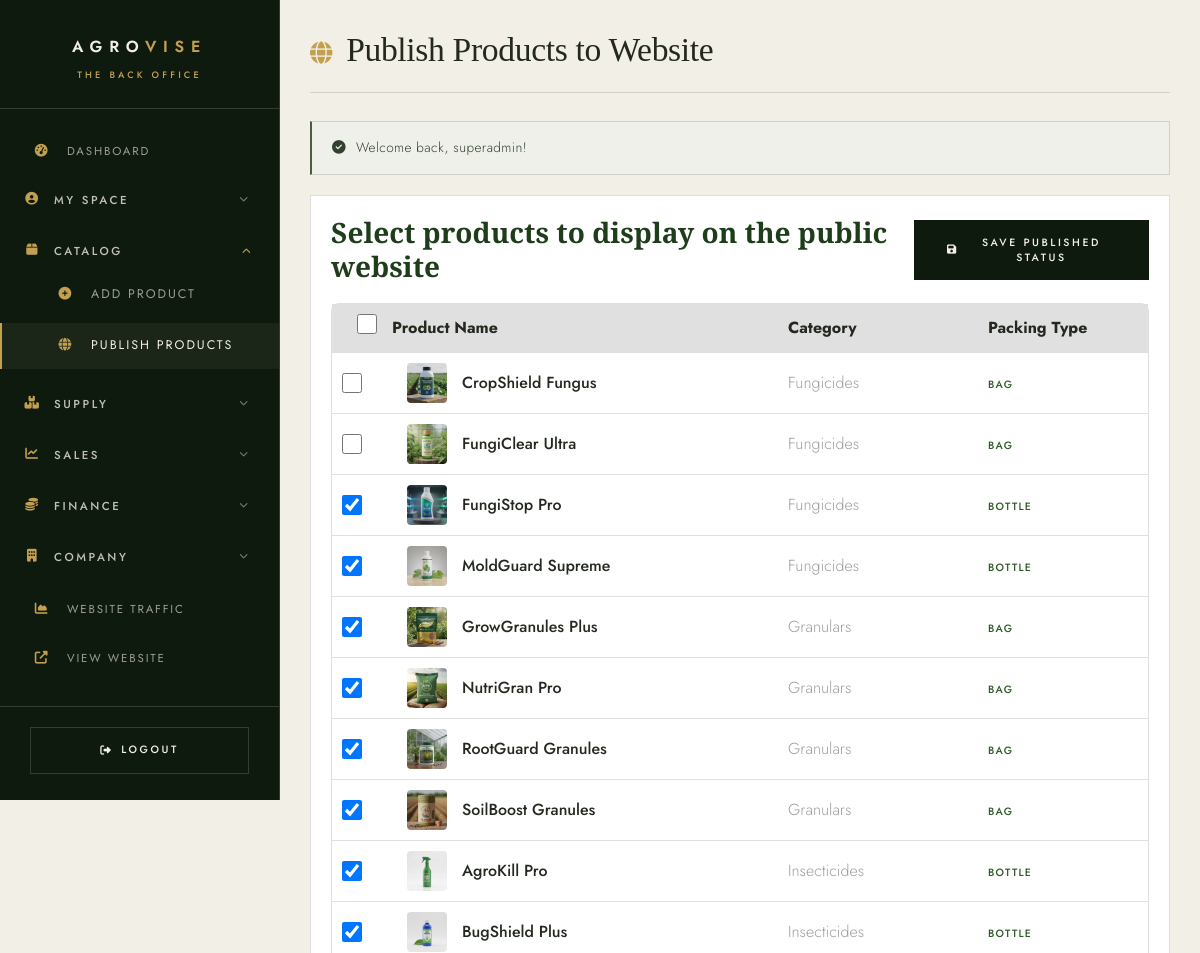
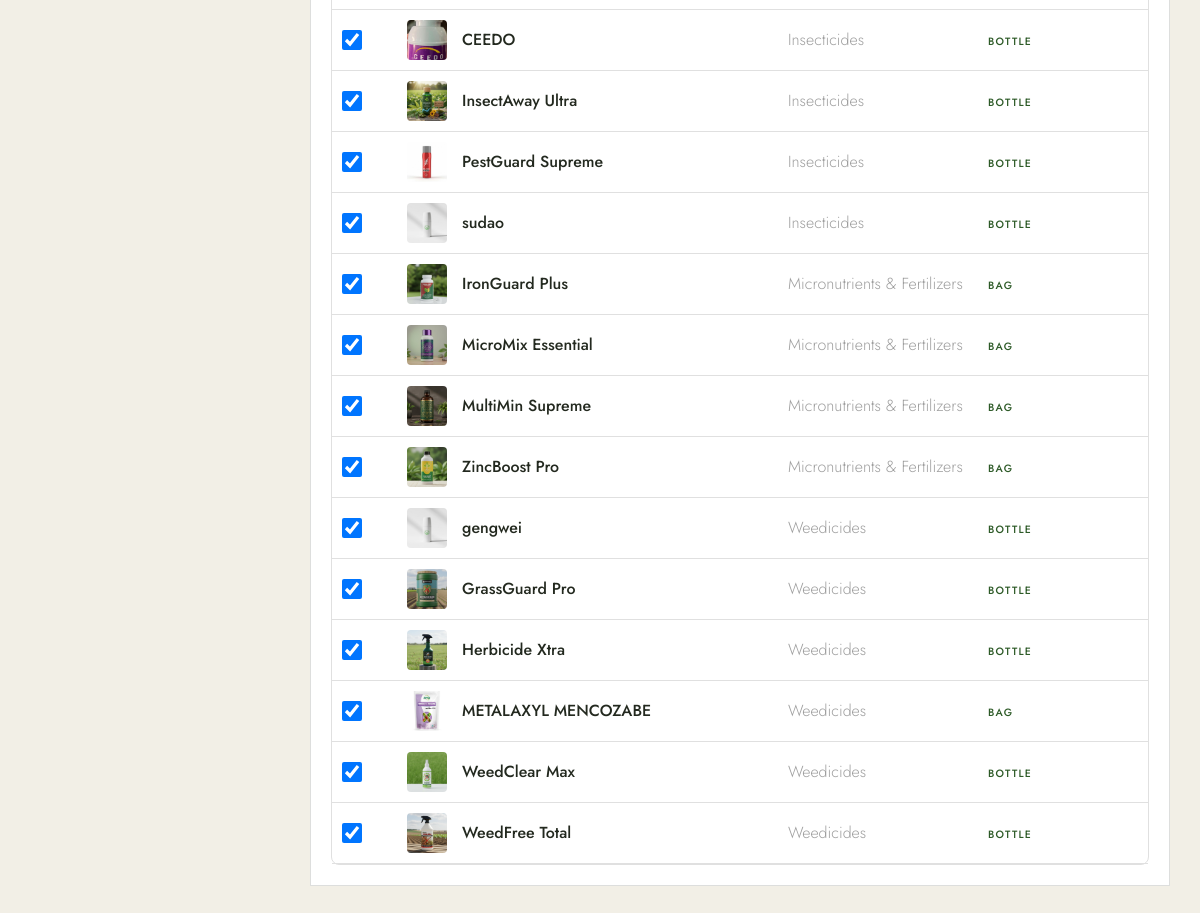
/admin/publish-products.php (signed in), run on the app's committed database (2 pictures, top to bottom).
### tables this page shows
CREATE TABLE `products` (
  `id` int NOT NULL AUTO_INCREMENT,
  `name` varchar(255) DEFAULT NULL,
  `category` varchar(100) DEFAULT NULL,
  `image` varchar(255) DEFAULT NULL,
  `created_at` timestamp NULL DEFAULT CURRENT_TIMESTAMP,
  `date_added` timestamp NULL DEFAULT CURRENT_TIMESTAMP,
  `packing_type` enum('Bottle','Bag','None') DEFAULT 'None',
  `avg_packs_per_carton` int DEFAULT '0',
  `is_published` tinyint(1) DEFAULT '0',
  PRIMARY KEY (`id`)
);

### includes/functions.php (called while the page is built, shortened)
<?php
function getProductImagePath($imageName, $baseDir = '..') {
    if (file_exists($baseDir . '/uploads/' . basename($imageName))) {
        return $baseDir . '/uploads/' . basename($imageName);
    }
    if (file_exists($baseDir . '/assets/images/' . $imageName)) {
        return $baseDir . '/assets/images/' . $imageName;
    }
    return $baseDir . '/assets/images/placeholder-product.jpg';
}
function getCategoryName($category) {
    $names = [
        'insecticides' => 'Insecticides',
        'weedicides' => 'Weedicides',
        'fungicides' => 'Fungicides',
        'granulars' => 'Granulars',
        'micronutrients' => 'Micronutrients & Fertilizers'
    ];
    return $names[$category] ?? ucfirst($category);
}
function getFlashMessage() {
    if (isset($_SESSION['flash'])) {
        $flash = $_SESSION['flash'];
        return $flash;
    }
    return null;
}
function sanitize($input) {
    return htmlspecialchars(trim($input ?? ''), ENT_QUOTES, 'UTF-8');
}
?>

### admin/publish-products.php (the view, shortened to what this page needs)
<?php
require_once '../includes/functions.php';
$conn = getDBConnection();
$stmt = $conn->query("SELECT * FROM products ORDER BY category, name");
$products = $stmt->fetchAll();
$flash = getFlashMessage();
?>
<!DOCTYPE html>
<html lang="en">
<head>
    <link rel="stylesheet" href="https://cdnjs.cloudflare.com/ajax/libs/font-awesome/6.4.0/css/all.min.css">
    <link rel="stylesheet" href="../assets/css/style.css?v=ed3">
</head>
<body class="admin-body">
    <div class="admin-wrapper">
        <?php require __DIR__ . '/../includes/admin-sidebar.php'; ?>
        <main class="admin-main">
            <div class="admin-header">
                <h1><i class="fas fa-globe"></i> Publish Products to Website</h1>
            </div>
            <?php if ($flash): ?>
            <div class="alert alert-<?php echo $flash['type']; ?>">
                <i class="fas fa-<?php echo $flash['type'] === 'success' ? 'check-circle' : 'exclamation-circle'; ?>"></i>
                <?php echo $flash['message']; ?>
            </div>
            <?php endif; ?>
            <div class="data-card" style="padding: 20px;">
                <form method="POST" action="">
                    <div style="display: flex; justify-content: space-between; align-items: center; margin-bottom: 20px;">
                        <h3>Select products to display on the public website</h3>
                        <button type="submit" class="btn btn-primary"><i class="fas fa-save"></i> Save Published Status</button>
                    </div>
                    <div style="background: white; border: 1px solid var(--light-gray); border-radius: 8px;">
                        <div class="publish-row" style="background: var(--light-gray); font-weight: bold;">
                            <div style="width: 50px; text-align: center;">
                                <input type="checkbox" id="selectAll" class="product-checkbox">
                            </div>
                            <div style="flex: 1;">Product Name</div>
                            <div style="width: 200px;">Category</div>
                            <div style="width: 150px;">Packing Type</div>
                        </div>
                        <?php foreach ($products as $product): ?>
                        <div class="publish-row">
                            <div style="width: 50px; text-align: center;">
                                <input type="checkbox" name="published_products[]" value="<?php echo $product['id']; ?>" class="product-checkbox product-item" <?php echo $product['is_published'] ? 'checked' : ''; ?>>
                            </div>
                            <img src="<?php echo getProductImagePath($product['image'], '..'); ?>" alt="">
                            <div style="flex: 1; font-weight: 500;"><?php echo sanitize($product['name']); ?></div>
                            <div style="width: 200px; color: var(--medium-gray);"><?php echo getCategoryName($product['category']); ?></div>
                            <div style="width: 150px;">
                                <span class="badge" style="background: var(--light-green); color: var(--primary-green);"><?php echo sanitize($product['packing_type']); ?></span>
                            </div>
                        </div>
                        <?php endforeach; ?>
                    </div>
                </form>
            </div>
        </main>
    </div>
</body>
</html>

### admin/publish-products.php (style rules this page uses)
.product-checkbox { width: 20px; height: 20px; cursor: pointer; }
.publish-row { display: flex; align-items: center; padding: 10px; border-bottom: 1px solid var(--light-gray); }
.publish-row img { width: 40px; height: 40px; border-radius: 4px; margin: 0 15px; object-fit: cover; }

### data on the page
products: image (picture), name "CropShield Fungus", category "Fungicides", packing_type "BAG"
products: image (picture), name "FungiClear Ultra", category "Fungicides", packing_type "BAG"
products: is_published "☑", image (picture), name "FungiStop Pro", category "Fungicides", packing_type "BOTTLE"
products: is_published "☑", image (picture), name "MoldGuard Supreme", category "Fungicides", packing_type "BOTTLE"
products: is_published "☑", image (picture), name "GrowGranules Plus", category "Granulars", packing_type "BAG"
products: is_published "☑", image (picture), name "NutriGran Pro", category "Granulars", packing_type "BAG"
products: is_published "☑", image (picture), name "RootGuard Granules", category "Granulars", packing_type "BAG"
products: is_published "☑", image (picture), name "SoilBoost Granules", category "Granulars", packing_type "BAG"
products: is_published "☑", image (picture), name "AgroKill Pro", category "Insecticides", packing_type "BOTTLE"
products: is_published "☑", image (picture), name "BugShield Plus", category "Insecticides", packing_type "BOTTLE"
products: is_published "☑", image (picture), name "CEEDO", category "Insecticides", packing_type "BOTTLE"
products: is_published "☑", image (picture), name "InsectAway Ultra", category "Insecticides", packing_type "BOTTLE"
products: is_published "☑", image (picture), name "PestGuard Supreme", category "Insecticides", packing_type "BOTTLE"
products: is_published "☑", image (placeholder picture), name "sudao", category "Insecticides", packing_type "BOTTLE"
products: is_published "☑", image (picture), name "IronGuard Plus", category "Micronutrients & Fertilizers", packing_type "BAG"
products: is_published "☑", image (picture), name "MicroMix Essential", category "Micronutrients & Fertilizers", packing_type "BAG"
products: is_published "☑", image (picture), name "MultiMin Supreme", category "Micronutrients & Fertilizers", packing_type "BAG"
products: is_published "☑", image (picture), name "ZincBoost Pro", category "Micronutrients & Fertilizers", packing_type "BAG"
products: is_published "☑", image (placeholder picture), name "gengwei", category "Weedicides", packing_type "BOTTLE"
products: is_published "☑", image (picture), name "GrassGuard Pro", category "Weedicides", packing_type "BOTTLE"
products: is_published "☑", image (picture), name "Herbicide Xtra", category "Weedicides", packing_type "BOTTLE"
products: is_published "☑", image (picture), name "METALAXYL MENCOZABE", category "Weedicides", packing_type "BAG"
products: is_published "☑", image (picture), name "WeedClear Max", category "Weedicides", packing_type "BOTTLE"
products: is_published "☑", image (picture), name "WeedFree Total", category "Weedicides", packing_type "BOTTLE"

### other printed values
$flash['message'] "Welcome back, superadmin!"
